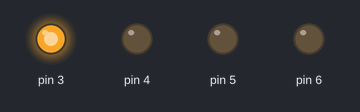
This sketch was run on a simulated Arduino Uno, built with avr-gcc and run on an emulated ATmega328P. Shown: output pins drawn as LEDs (lit = HIGH).

Above: at 0.15 s.
At 7.65 s:
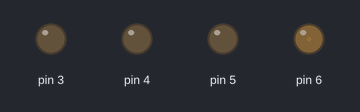
At 13.66 s:
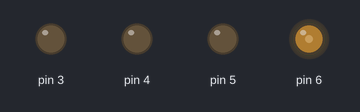
At 19.97 s:
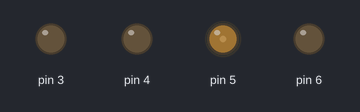
At 29.88 s:
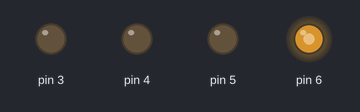
At 39.79 s:
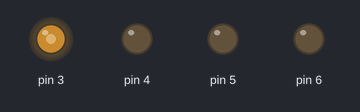
Timing chart, 0 to 40.0 s (numbered marks = the images above):
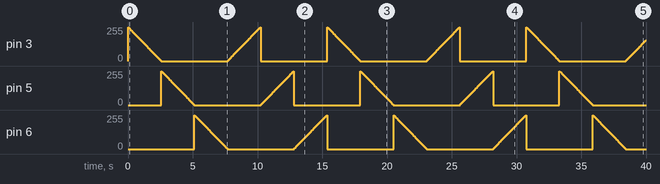

The sketch:

led_3_mau.ino
```cpp
#define RED 3
#define GREEN 4
#define BLUE 5
void setup() {
  // put your setup code here, to run once:
  for (int i = 3; i <= 6; i++)
    pinMode(i, OUTPUT);
}

void loop() {
  // put your main code here, to run repeatedly:
  //for (int i = 3; i <= 5; i++) {
  for (int j = 255; j >= 0; j--) {
    analogWrite(3, j);
    delay(10);
  }
  for (int j = 255; j >= 0; j--) {
    analogWrite(5, j);
    delay(10);
  }
  for (int j = 255; j >= 0; j--) {
    analogWrite(6, j);
    delay(10);
  }
  for (int j = 0; j <= 255; j++) {
    analogWrite(3, j);
    delay(10);
  }
  analogWrite(3, 0);
  for (int j = 0; j <= 255; j++) {
    analogWrite(5, j);
    delay(10);
  }
  analogWrite(5, 0);
  for (int j = 0; j <= 255; j++) {
    analogWrite(6, j);
    delay(10);
  }
  analogWrite(6, 0);

}
```
